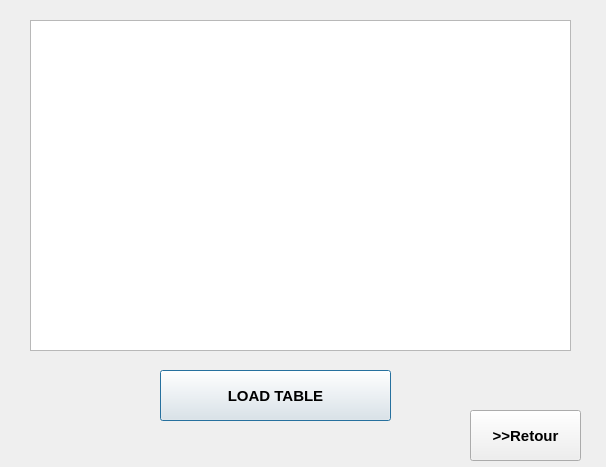
<?xml version="1.0" encoding="UTF-8"?>
<ui version="4.0">
 <class>controle1</class>
 <widget class="QDialog" name="controle1">
  <property name="geometry">
   <rect>
    <x>0</x>
    <y>0</y>
    <width>606</width>
    <height>467</height>
   </rect>
  </property>
  <property name="windowTitle">
   <string>Dialog</string>
  </property>
  <widget class="QPushButton" name="TABLE">
   <property name="geometry">
    <rect>
     <x>160</x>
     <y>370</y>
     <width>231</width>
     <height>51</height>
    </rect>
   </property>
   <property name="font">
    <font>
     <pointsize>11</pointsize>
     <weight>75</weight>
     <bold>true</bold>
    </font>
   </property>
   <property name="text">
    <string>LOAD TABLE</string>
   </property>
  </widget>
  <widget class="QTableView" name="tableView">
   <property name="geometry">
    <rect>
     <x>30</x>
     <y>20</y>
     <width>541</width>
     <height>331</height>
    </rect>
   </property>
  </widget>
  <widget class="QPushButton" name="pushButton">
   <property name="geometry">
    <rect>
     <x>470</x>
     <y>410</y>
     <width>111</width>
     <height>51</height>
    </rect>
   </property>
   <property name="font">
    <font>
     <pointsize>11</pointsize>
     <weight>75</weight>
     <bold>true</bold>
    </font>
   </property>
   <property name="text">
    <string>&gt;&gt;Retour</string>
   </property>
  </widget>
 </widget>
 <resources/>
 <connections/>
</ui>
